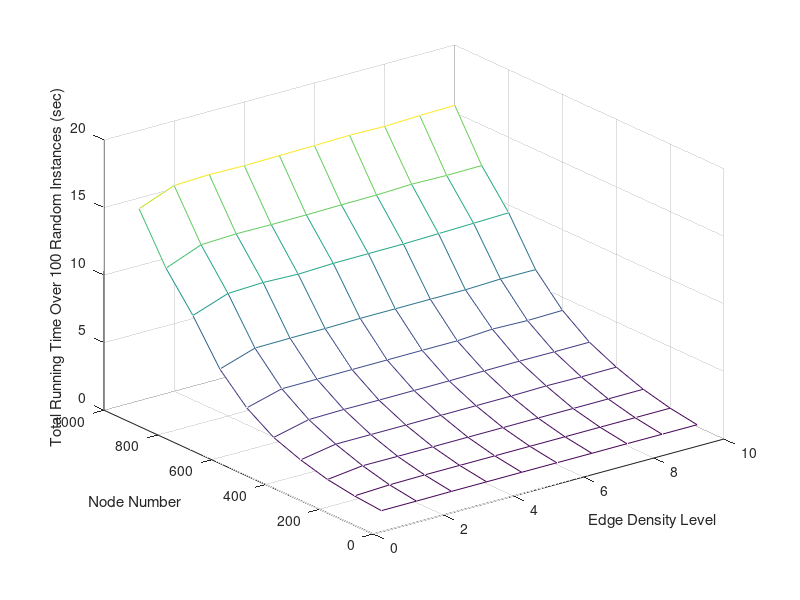
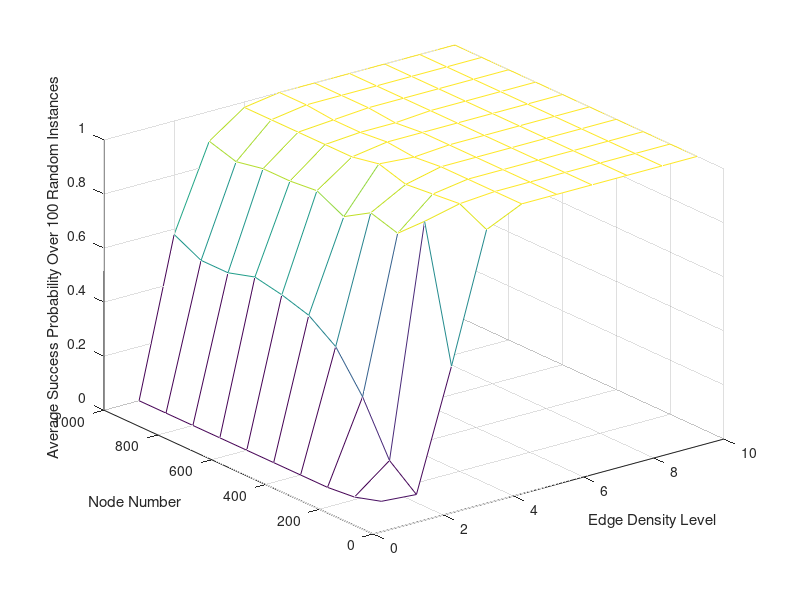

Reproduce these figures in MATLAB, in order.

n=100:100:1000;
d=1:1:10;

% Output by one time calling newsimu4Fig10.m

TRT =[  0.1099    0.1122    0.1304    0.1329    0.1371    0.1370    0.1369    0.1419    0.1392       0.1408  
        0.2839    0.4004    0.4310    0.4336    0.4375    0.4408    0.4427    0.4480    0.4492       0.4511  
        0.5832    0.9003    0.8902    0.8939    0.9010    0.9064    0.9144    0.9162    0.9224       0.9340  
        1.1183    1.5798    1.5844    1.5891    1.6039    1.6132    1.6229    1.6738    1.6413       1.6551  
        1.8620    2.4815    2.5280    2.5156    2.5250    2.5336    2.5698    2.5877    2.5760       2.5857  
        3.1369    3.8458    3.8532    3.8614    3.8693    3.8798    3.8786    4.0420    3.9736       4.0245  
        5.0901    5.9389    5.9736    5.9809    6.0318    6.0341    6.0414    6.0380    6.1340       6.1247  
        8.1379    9.0690    9.1772    9.0876    9.1847    9.2031    9.2138    9.2775    9.3420       9.4171  
       10.7253   11.7548   11.8638   11.8387   11.8596   11.8966   11.9203   12.0177   11.9668      11.9929  
       14.2106   15.2250   15.3299   15.2811   15.3306   15.3663   15.4328   15.3815   15.4820      15.5309];
                                                                                                             
                                                                                                             
ASP =[  0.0400    0.0300    0.4700    0.9400    1.0000    1.0000    1.0000    1.0000    1.0000      1.0000   
        0.0100    0.1100    0.9600    0.9900    1.0000    1.0000    1.0000    1.0000    1.0000      1.0000   
             0    0.3000    0.8700    0.9800    1.0000    1.0000    1.0000    1.0000    1.0000      1.0000   
             0    0.4400    0.9000    0.9700    1.0000    1.0000    1.0000    1.0000    1.0000      1.0000   
             0    0.5100    0.8400    1.0000    0.9900    1.0000    1.0000    1.0000    1.0000      1.0000   
             0    0.5400    0.8900    0.9800    1.0000    1.0000    1.0000    1.0000    1.0000      1.0000   
             0    0.5600    0.8800    0.9800    0.9900    0.9900    1.0000    1.0000    1.0000      1.0000   
             0    0.5300    0.8800    0.9800    0.9900    1.0000    1.0000    1.0000    1.0000      1.0000   
             0    0.5300    0.8600    0.9800    1.0000    1.0000    1.0000    1.0000    1.0000      1.0000   
             0    0.5800    0.8900    0.9800    1.0000    1.0000    1.0000    1.0000    1.0000      1.0000]; 
        
figure % new figure
set(gcf,'color','w') ;
mesh(d,n,TRT);
xlabel('Edge Density Level');
ylabel('Node Number');
zlabel('Total Running Time Over 100 Random Instances (sec)');

figure % new figure
set(gcf,'color','w') ;
mesh(d,n,ASP);
xlabel('Edge Density Level');
ylabel('Node Number');
zlabel('Average Success Probability Over 100 Random Instances');


